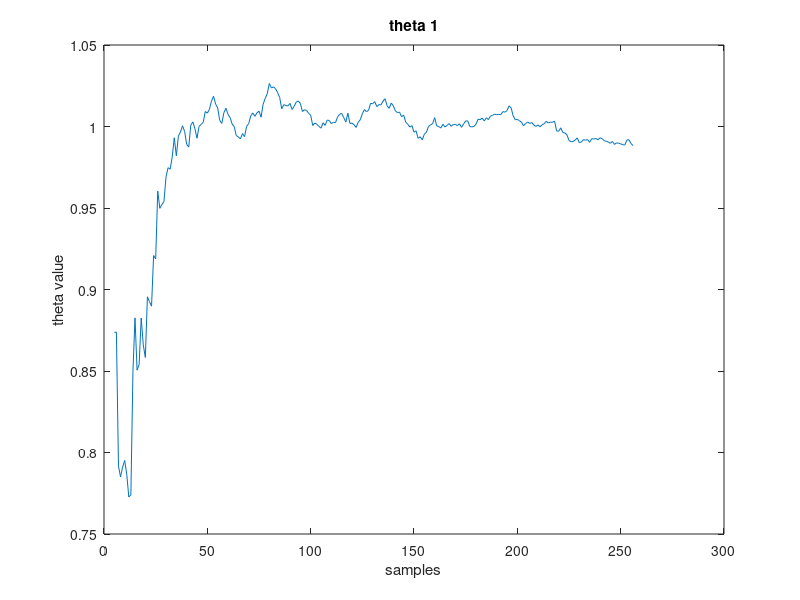
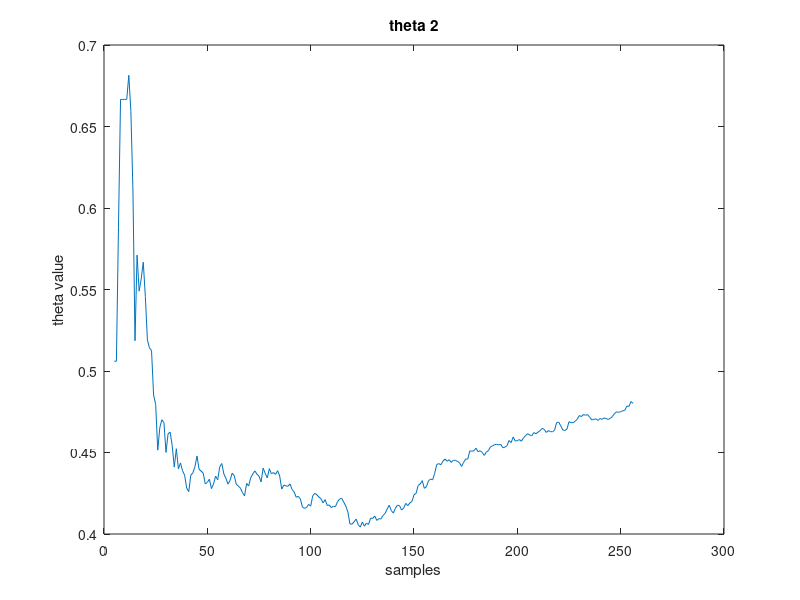
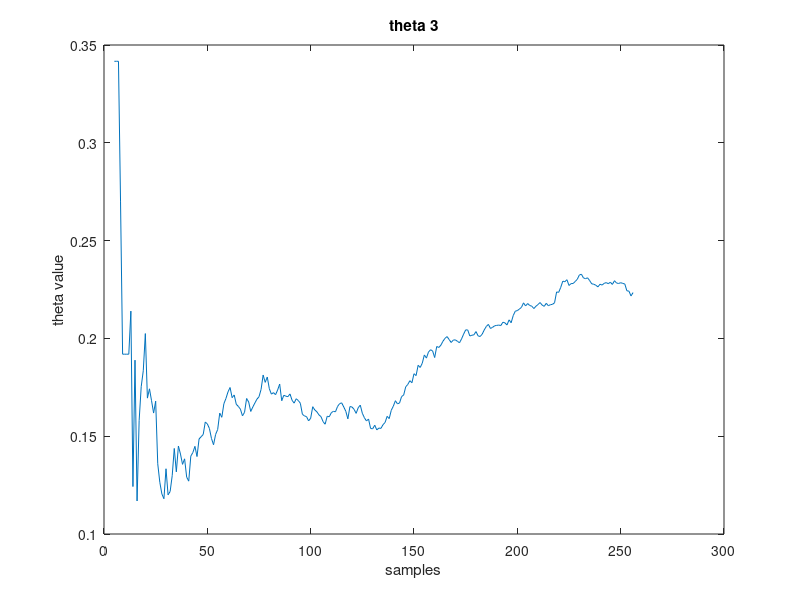
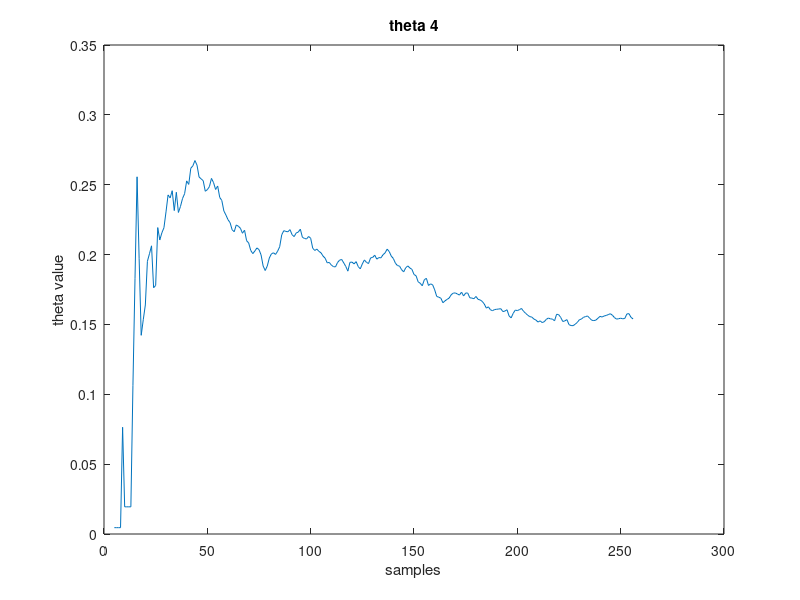

MATLAB code to generate these figures, in order:
%through the first five u and y and get the first theta
%then, 
load('SysID.mat')
u = data.u;
y = data.y;
N = data.N;
sigma = 0.3;
H = zeros(N,5);
theta = zeros(5,252);
for i = 1:5
  H(i:256,i) = u(1:256+1-i);
end

theta(:,5) = inv(H(1:5,:)'*H(1:5,:))*H(1:5,:)'*y(1:5);

for n = 5:255
    
    theta(:,n+1) = theta(:,n)+inv(H(1:n+1,:)'*H(1:n+1,:))*H(n+1,:)'*(y(n+1)-H(n+1,:)*theta(:,n));
end

t = 5:256;
for i  = 1:5
    figure(i)
    plot(t,theta(i,5:256))
    xlabel('samples')
    ylabel('theta value')
    str = sprintf('theta %d', i)
    title(str)
end
